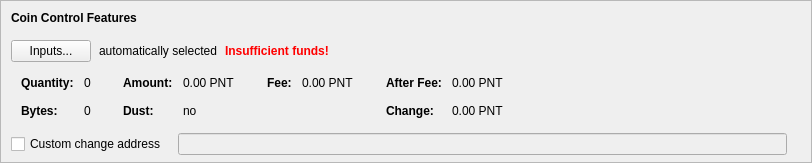
      <widget class="QFrame" name="frameCoinControl">
       <property name="sizePolicy">
        <sizepolicy hsizetype="Expanding" vsizetype="Fixed">
         <horstretch>0</horstretch>
         <verstretch>0</verstretch>
        </sizepolicy>
       </property>
       <property name="maximumSize">
        <size>
         <width>16777215</width>
         <height>16777215</height>
        </size>
       </property>
       <property name="frameShape">
        <enum>QFrame::StyledPanel</enum>
       </property>
       <property name="frameShadow">
        <enum>QFrame::Sunken</enum>
       </property>
       <layout class="QVBoxLayout" name="verticalLayoutCoinControl2">
        <property name="spacing">
         <number>0</number>
        </property>
        <property name="leftMargin">
         <number>0</number>
        </property>
        <property name="topMargin">
         <number>0</number>
        </property>
        <property name="rightMargin">
         <number>0</number>
        </property>
        <property name="bottomMargin">
         <number>6</number>
        </property>
        <item>
         <layout class="QVBoxLayout" name="verticalLayoutCoinControl" stretch="0,0,0,0,0">
          <property name="spacing">
           <number>0</number>
          </property>
          <property name="leftMargin">
           <number>10</number>
          </property>
          <property name="topMargin">
           <number>10</number>
          </property>
          <item>
           <layout class="QHBoxLayout" name="horizontalLayoutCoinControl1">
            <property name="bottomMargin">
             <number>15</number>
            </property>
            <item>
             <widget class="QLabel" name="labelCoinControlFeatures">
              <property name="sizePolicy">
               <sizepolicy hsizetype="Preferred" vsizetype="Maximum">
                <horstretch>0</horstretch>
                <verstretch>0</verstretch>
               </sizepolicy>
              </property>
              <property name="font">
               <font>
                <weight>75</weight>
                <bold>true</bold>
               </font>
              </property>
              <property name="styleSheet">
               <string notr="true">font-weight:bold;</string>
              </property>
              <property name="text">
               <string>Coin Control Features</string>
              </property>
             </widget>
            </item>
           </layout>
          </item>
          <item>
           <layout class="QHBoxLayout" name="horizontalLayoutCoinControl2" stretch="0,0,0,0">
            <property name="spacing">
             <number>8</number>
            </property>
            <property name="bottomMargin">
             <number>10</number>
            </property>
            <item>
             <widget class="QPushButton" name="pushButtonCoinControl">
              <property name="styleSheet">
               <string notr="true"/>
              </property>
              <property name="text">
               <string>Inputs...</string>
              </property>
              <property name="autoDefault">
               <bool>false</bool>
              </property>
             </widget>
            </item>
            <item>
             <widget class="QLabel" name="labelCoinControlAutomaticallySelected">
              <property name="text">
               <string>automatically selected</string>
              </property>
              <property name="margin">
               <number>5</number>
              </property>
             </widget>
            </item>
            <item>
             <widget class="QLabel" name="labelCoinControlInsuffFunds">
              <property name="font">
               <font>
                <weight>75</weight>
                <bold>true</bold>
               </font>
              </property>
              <property name="styleSheet">
               <string notr="true">color:red;font-weight:bold;</string>
              </property>
              <property name="text">
               <string>Insufficient funds!</string>
              </property>
              <property name="margin">
               <number>5</number>
              </property>
             </widget>
            </item>
            <item>
             <spacer name="horizontalSpacerCoinControl">
              <property name="orientation">
               <enum>Qt::Horizontal</enum>
              </property>
              <property name="sizeHint" stdset="0">
               <size>
                <width>40</width>
                <height>1</height>
               </size>
              </property>
             </spacer>
            </item>
           </layout>
          </item>
          <item>
           <widget class="QWidget" name="widgetCoinControl" native="true">
            <property name="sizePolicy">
             <sizepolicy hsizetype="Preferred" vsizetype="Preferred">
              <horstretch>0</horstretch>
              <verstretch>0</verstretch>
             </sizepolicy>
            </property>
            <property name="minimumSize">
             <size>
              <width>0</width>
              <height>0</height>
             </size>
            </property>
            <property name="styleSheet">
             <string notr="true"/>
            </property>
            <layout class="QHBoxLayout" name="horizontalLayoutCoinControl5">
             <property name="leftMargin">
              <number>0</number>
             </property>
             <property name="topMargin">
              <number>0</number>
             </property>
             <property name="rightMargin">
              <number>0</number>
             </property>
             <property name="bottomMargin">
              <number>0</number>
             </property>
             <item>
              <layout class="QHBoxLayout" name="horizontalLayoutCoinControl3" stretch="0,0,0,1">
               <property name="spacing">
                <number>20</number>
               </property>
               <property name="topMargin">
                <number>0</number>
               </property>
               <property name="bottomMargin">
                <number>10</number>
               </property>
               <item>
                <layout class="QFormLayout" name="formLayoutCoinControl1">
                 <property name="horizontalSpacing">
                  <number>10</number>
                 </property>
                 <property name="verticalSpacing">
                  <number>14</number>
                 </property>
                 <property name="leftMargin">
                  <number>10</number>
                 </property>
                 <property name="topMargin">
                  <number>4</number>
                 </property>
                 <property name="rightMargin">
                  <number>6</number>
                 </property>
                 <item row="0" column="0">
                  <widget class="QLabel" name="labelCoinControlQuantityText">
                   <property name="font">
                    <font>
                     <weight>75</weight>
                     <bold>true</bold>
                    </font>
                   </property>
                   <property name="text">
                    <string>Quantity:</string>
                   </property>
                   <property name="margin">
                    <number>0</number>
                   </property>
                  </widget>
                 </item>
                 <item row="0" column="1">
                  <widget class="QLabel" name="labelCoinControlQuantity">
                   <property name="cursor">
                    <cursorShape>IBeamCursor</cursorShape>
                   </property>
                   <property name="contextMenuPolicy">
                    <enum>Qt::ActionsContextMenu</enum>
                   </property>
                   <property name="text">
                    <string notr="true">0</string>
                   </property>
                   <property name="margin">
                    <number>0</number>
                   </property>
                   <property name="textInteractionFlags">
                    <set>Qt::LinksAccessibleByMouse|Qt::TextSelectableByKeyboard|Qt::TextSelectableByMouse</set>
                   </property>
                  </widget>
                 </item>
                 <item row="1" column="0">
                  <widget class="QLabel" name="labelCoinControlBytesText">
                   <property name="font">
                    <font>
                     <weight>75</weight>
                     <bold>true</bold>
                    </font>
                   </property>
                   <property name="text">
                    <string>Bytes:</string>
                   </property>
                  </widget>
                 </item>
                 <item row="1" column="1">
                  <widget class="QLabel" name="labelCoinControlBytes">
                   <property name="cursor">
                    <cursorShape>IBeamCursor</cursorShape>
                   </property>
                   <property name="contextMenuPolicy">
                    <enum>Qt::ActionsContextMenu</enum>
                   </property>
                   <property name="text">
                    <string notr="true">0</string>
                   </property>
                   <property name="textInteractionFlags">
                    <set>Qt::LinksAccessibleByMouse|Qt::TextSelectableByKeyboard|Qt::TextSelectableByMouse</set>
                   </property>
                  </widget>
                 </item>
                </layout>
               </item>
               <item>
                <layout class="QFormLayout" name="formLayoutCoinControl2">
                 <property name="horizontalSpacing">
                  <number>10</number>
                 </property>
                 <property name="verticalSpacing">
                  <number>14</number>
                 </property>
                 <property name="leftMargin">
                  <number>6</number>
                 </property>
                 <property name="topMargin">
                  <number>4</number>
                 </property>
                 <property name="rightMargin">
                  <number>6</number>
                 </property>
                 <item row="0" column="0">
                  <widget class="QLabel" name="labelCoinControlAmountText">
                   <property name="font">
                    <font>
                     <weight>75</weight>
                     <bold>true</bold>
                    </font>
                   </property>
                   <property name="text">
                    <string>Amount:</string>
                   </property>
                   <property name="margin">
                    <number>0</number>
                   </property>
                  </widget>
                 </item>
                 <item row="0" column="1">
                  <widget class="QLabel" name="labelCoinControlAmount">
                   <property name="cursor">
                    <cursorShape>IBeamCursor</cursorShape>
                   </property>
                   <property name="contextMenuPolicy">
                    <enum>Qt::ActionsContextMenu</enum>
                   </property>
                   <property name="text">
                    <string notr="true">0.00 PNT</string>
                   </property>
                   <property name="textInteractionFlags">
                    <set>Qt::LinksAccessibleByMouse|Qt::TextSelectableByKeyboard|Qt::TextSelectableByMouse</set>
                   </property>
                  </widget>
                 </item>
                 <item row="1" column="0">
                  <widget class="QLabel" name="labelCoinControlLowOutputText">
                   <property name="font">
                    <font>
                     <weight>75</weight>
                     <bold>true</bold>
                    </font>
                   </property>
                   <property name="text">
                    <string>Dust:</string>
                   </property>
                  </widget>
                 </item>
                 <item row="1" column="1">
                  <widget class="QLabel" name="labelCoinControlLowOutput">
                   <property name="cursor">
                    <cursorShape>IBeamCursor</cursorShape>
                   </property>
                   <property name="contextMenuPolicy">
                    <enum>Qt::ActionsContextMenu</enum>
                   </property>
                   <property name="text">
                    <string notr="true">no</string>
                   </property>
                   <property name="textInteractionFlags">
                    <set>Qt::LinksAccessibleByMouse|Qt::TextSelectableByKeyboard|Qt::TextSelectableByMouse</set>
                   </property>
                  </widget>
                 </item>
                </layout>
               </item>
               <item>
                <layout class="QFormLayout" name="formLayoutCoinControl3">
                 <property name="horizontalSpacing">
                  <number>10</number>
                 </property>
                 <property name="verticalSpacing">
                  <number>14</number>
                 </property>
                 <property name="leftMargin">
                  <number>6</number>
                 </property>
                 <property name="topMargin">
                  <number>4</number>
                 </property>
                 <property name="rightMargin">
                  <number>6</number>
                 </property>
                 <item row="0" column="0">
                  <widget class="QLabel" name="labelCoinControlFeeText">
                   <property name="font">
                    <font>
                     <weight>75</weight>
                     <bold>true</bold>
                    </font>
                   </property>
                   <property name="text">
                    <string>Fee:</string>
                   </property>
                   <property name="margin">
                    <number>0</number>
                   </property>
                  </widget>
                 </item>
                 <item row="0" column="1">
                  <widget class="QLabel" name="labelCoinControlFee">
                   <property name="cursor">
                    <cursorShape>IBeamCursor</cursorShape>
                   </property>
                   <property name="contextMenuPolicy">
                    <enum>Qt::ActionsContextMenu</enum>
                   </property>
                   <property name="text">
                    <string notr="true">0.00 PNT</string>
                   </property>
                   <property name="textInteractionFlags">
                    <set>Qt::LinksAccessibleByMouse|Qt::TextSelectableByKeyboard|Qt::TextSelectableByMouse</set>
                   </property>
                  </widget>
                 </item>
                </layout>
               </item>
               <item>
                <layout class="QFormLayout" name="formLayoutCoinControl4">
                 <property name="horizontalSpacing">
                  <number>10</number>
                 </property>
                 <property name="verticalSpacing">
                  <number>14</number>
                 </property>
                 <property name="leftMargin">
                  <number>6</number>
                 </property>
                 <property name="topMargin">
                  <number>4</number>
                 </property>
                 <property name="rightMargin">
                  <number>6</number>
                 </property>
                 <item row="0" column="0">
                  <widget class="QLabel" name="labelCoinControlAfterFeeText">
                   <property name="font">
                    <font>
                     <weight>75</weight>
                     <bold>true</bold>
                    </font>
                   </property>
                   <property name="text">
                    <string>After Fee:</string>
                   </property>
                   <property name="margin">
                    <number>0</number>
                   </property>
                  </widget>
                 </item>
                 <item row="0" column="1">
                  <widget class="QLabel" name="labelCoinControlAfterFee">
                   <property name="cursor">
                    <cursorShape>IBeamCursor</cursorShape>
                   </property>
                   <property name="contextMenuPolicy">
                    <enum>Qt::ActionsContextMenu</enum>
                   </property>
                   <property name="text">
                    <string notr="true">0.00 PNT</string>
                   </property>
                   <property name="textInteractionFlags">
                    <set>Qt::LinksAccessibleByMouse|Qt::TextSelectableByKeyboard|Qt::TextSelectableByMouse</set>
                   </property>
                  </widget>
                 </item>
                 <item row="1" column="0">
                  <widget class="QLabel" name="labelCoinControlChangeText">
                   <property name="font">
                    <font>
                     <weight>75</weight>
                     <bold>true</bold>
                    </font>
                   </property>
                   <property name="text">
                    <string>Change:</string>
                   </property>
                  </widget>
                 </item>
                 <item row="1" column="1">
                  <widget class="QLabel" name="labelCoinControlChange">
                   <property name="cursor">
                    <cursorShape>IBeamCursor</cursorShape>
                   </property>
                   <property name="contextMenuPolicy">
                    <enum>Qt::ActionsContextMenu</enum>
                   </property>
                   <property name="text">
                    <string notr="true">0.00 PNT</string>
                   </property>
                   <property name="textInteractionFlags">
                    <set>Qt::LinksAccessibleByMouse|Qt::TextSelectableByKeyboard|Qt::TextSelectableByMouse</set>
                   </property>
                  </widget>
                 </item>
                </layout>
               </item>
              </layout>
             </item>
            </layout>
           </widget>
          </item>
          <item>
           <layout class="QHBoxLayout" name="horizontalLayoutCoinControl4" stretch="0,0,0">
            <property name="spacing">
             <number>12</number>
            </property>
            <property name="sizeConstraint">
             <enum>QLayout::SetDefaultConstraint</enum>
            </property>
            <property name="topMargin">
             <number>5</number>
            </property>
            <property name="rightMargin">
             <number>5</number>
            </property>
            <item>
             <widget class="QCheckBox" name="checkBoxCoinControlChange">
              <property name="toolTip">
               <string>If this is activated, but the change address is empty or invalid, change will be sent to a newly generated address.</string>
              </property>
              <property name="text">
               <string>Custom change address</string>
              </property>
             </widget>
            </item>
            <item>
             <widget class="QValidatedLineEdit" name="lineEditCoinControlChange">
              <property name="enabled">
               <bool>false</bool>
              </property>
              <property name="sizePolicy">
               <sizepolicy hsizetype="Expanding" vsizetype="Fixed">
                <horstretch>0</horstretch>
                <verstretch>0</verstretch>
               </sizepolicy>
              </property>
             </widget>
            </item>
            <item>
             <widget class="QLabel" name="labelCoinControlChangeLabel">
              <property name="sizePolicy">
               <sizepolicy hsizetype="Preferred" vsizetype="Expanding">
                <horstretch>0</horstretch>
                <verstretch>0</verstretch>
               </sizepolicy>
              </property>
              <property name="minimumSize">
               <size>
                <width>0</width>
                <height>0</height>
               </size>
              </property>
              <property name="text">
               <string/>
              </property>
              <property name="margin">
               <number>3</number>
              </property>
             </widget>
            </item>
           </layout>
          </item>
          <item>
           <spacer name="verticalSpacerCoinControl">
            <property name="orientation">
             <enum>Qt::Vertical</enum>
            </property>
            <property name="sizeHint" stdset="0">
             <size>
              <width>800</width>
              <height>1</height>
             </size>
            </property>
           </spacer>
          </item>
         </layout>
        </item>
       </layout>
      </widget>
